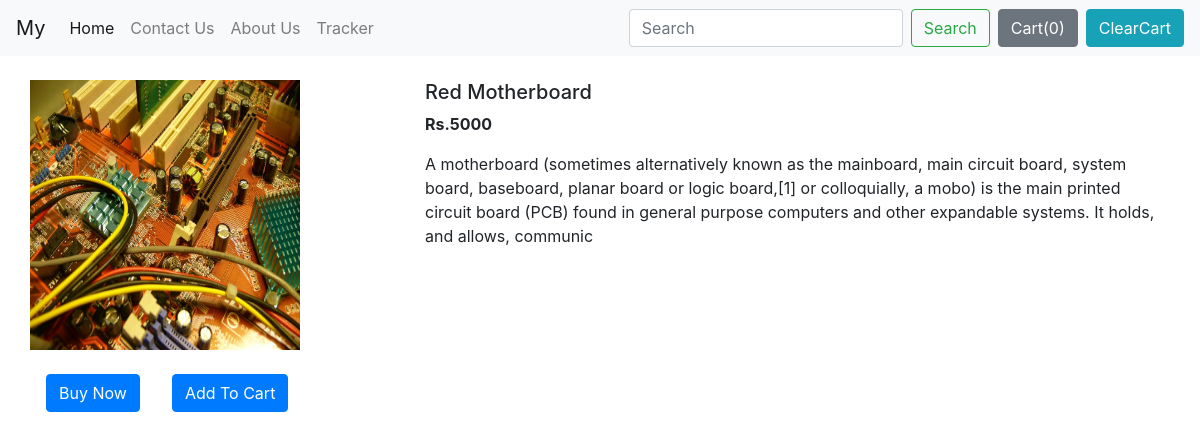
/shop/products/18, run on the app's committed database.
### shop/models.py (models this page shows, shortened)
class Product(models.Model):
    product_id = models.AutoField
    product_name = models.CharField(max_length=50)
    category = models.CharField(max_length=50, default="")
    subcategory = models.CharField(max_length=50, default="")
    price = models.IntegerField(default=0)
    desc = models.CharField(max_length=300)
    pub_date = models.DateField()
    image = models.ImageField(upload_to='shop/images', default="")

### shop/views.py (the view)
# urls.py: path("products/<int:myid>", views.productView, name="ProductView"),
def productView(request, myid):
    product = Product.objects.filter(id=myid)
    return render(request, 'shop/prodView.html', {'product':product[0]})

### shop/templates/shop/prodview.html (shortened to what this page needs)
{% extends 'shop/basic.html' %}
{% block body %}
<div class="container my-4">
    <div class="row">
    <div class="col-md-4">
    <div class="row">
        <img src="/media/{{product.image}}" width="270px" height="270px">
    </div>
        <div class="row">
            <button class="btn btn-primary mx-3 my-4">Buy Now</button>
            <button class="btn btn-primary mx-3 my-4">Add To Cart</button>
        </div>
    </div>
    <div class="col-md-8">
        <h5>{{product.product_name}}</h5>
        <p><b>Rs.{{product.price}} </b></p>
        <p>{{product.desc}}</p>
    </div>
    </div>
</div>
{% endblock %}

### shop/templates/shop/basic.html (shortened to what this page needs)
<!doctype html>
<html lang="en">
  <head>
    <link rel="stylesheet" href="https://stackpath.bootstrapcdn.com/bootstrap/4.3.1/css/bootstrap.min.css">
  </head>
  <body>
  {% load static %}
    <nav class="navbar navbar-expand-lg navbar-light bg-light">
  <a class="navbar-brand" href="/shop">My </a>
  <div class="collapse navbar-collapse" id="navbarSupportedContent">
    <ul class="navbar-nav mr-auto">
      <li class="nav-item active">
        <a class="nav-link" href="/shop">Home <span class="sr-only">(current)</span></a>
      </li>
      <li class="nav-item">
        <a class="nav-link" href="/shop/contact">Contact Us</a>
      </li>
      <li class="nav-item">
        <a class="nav-link" href="/shop/about">About Us</a>
      </li>
      <li class="nav-item">
        <a class="nav-link" href="/shop/tracker">Tracker</a>
      </li>
    </ul>
    <form method='get' action='/shop/search/' class="form-inline my-2 my-lg-0">
      <input class="form-control mr-sm-2" type="search" placeholder="Search" aria-label="Search" name="search" id="search">
      <button class="btn btn-outline-success my-2 my-sm-0" type="submit">Search</button>
    </form>
    <button type="button" class="btn btn-secondary mx-2" id="popcart" data-container="body" data-toggle="popover" data-placement="bottom" data-html="true" data-content="Vivamus
sagittis lacus vel augue laoreet rutrum faucibus.">
  Cart(<span id="cart">0</span>)
</button >
<button class="btn btn-info" onclick='clearCart()' >ClearCart</button>
  </div>
</nav>
  {% block body %} {% endblock %}
  </body>
</html>

### data on the page
Product: image (picture), product_name "Red Motherboard", price "5000", desc "A motherboard (sometimes alternatively known as the mainboard, main circuit board, system board, baseboard, planar board or logic board,[1] or colloquially, a mobo) is the main printed circuit board (PCB) found in general purpose computers and other expandable systems. It holds, and allows, communic"
